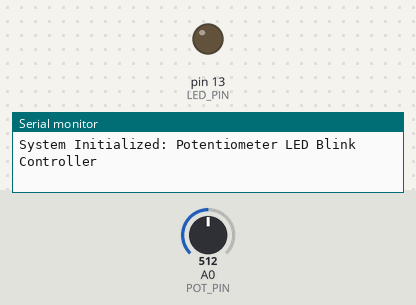
This sketch was run on a simulated Arduino Uno, built with avr-gcc and run on an emulated ATmega328P. Shown: output pins drawn as LEDs (lit = HIGH), the last lines printed to the serial monitor. Dashed ring = blinking. The inputs (shaded band) are chosen by the test bench; at power-on: A0 (POT_PIN) = 512.

Above: at 1.1 s.
At 2.9 s:
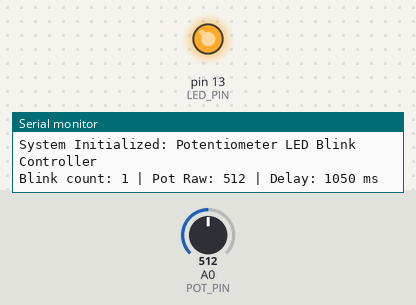
3.0 s: A0 (POT_PIN) set to 122
6.5 s: A0 (POT_PIN) set to 0
At 6.96 s:
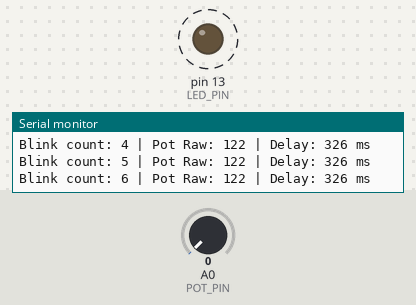
Timing chart, 0 to 16.0 s (numbered marks = the images above; inputs shaded):
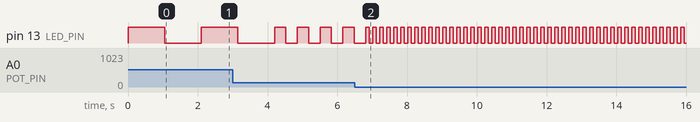

The sketch:

led_blink.ino
```cpp
/**
 * @file led_blink.ino
 * @author Vraj Ramavat
 * @brief Potentiometer-controlled LED blink rate with serial logging.
 *
 * Reads an analog potentiometer voltage on pin A0 and maps it
 * to control the blinking rate of the pin 13 LED, logging results.
 */

const int LED_PIN = 13;
const int POT_PIN = A0;
unsigned long blinkCount = 0;

void setup() {
  pinMode(LED_PIN, OUTPUT);
  pinMode(POT_PIN, INPUT);
  Serial.begin(9600);
  Serial.println("System Initialized: Potentiometer LED Blink Controller");
}

void loop() {
  int potValue = analogRead(POT_PIN);
  int delayMs = map(potValue, 0, 1023, 100, 2000);

  digitalWrite(LED_PIN, HIGH);
  delay(delayMs);

  digitalWrite(LED_PIN, LOW);
  delay(delayMs);

  blinkCount++;
  Serial.print("Blink count: ");
  Serial.print(blinkCount);
  Serial.print(" | Pot Raw: ");
  Serial.print(potValue);
  Serial.print(" | Delay: ");
  Serial.print(delayMs);
  Serial.println(" ms");
}
```

Measured:
- after the input at 6.5 s, pin 13 (LED_PIN): alternates HIGH for 0.10 s and LOW for 0.10 s, starting after 0.41 s
- by itself, pin 13 (LED_PIN): repeats every 0.65 s: HIGH 0.33 s, LOW 0.33 s
